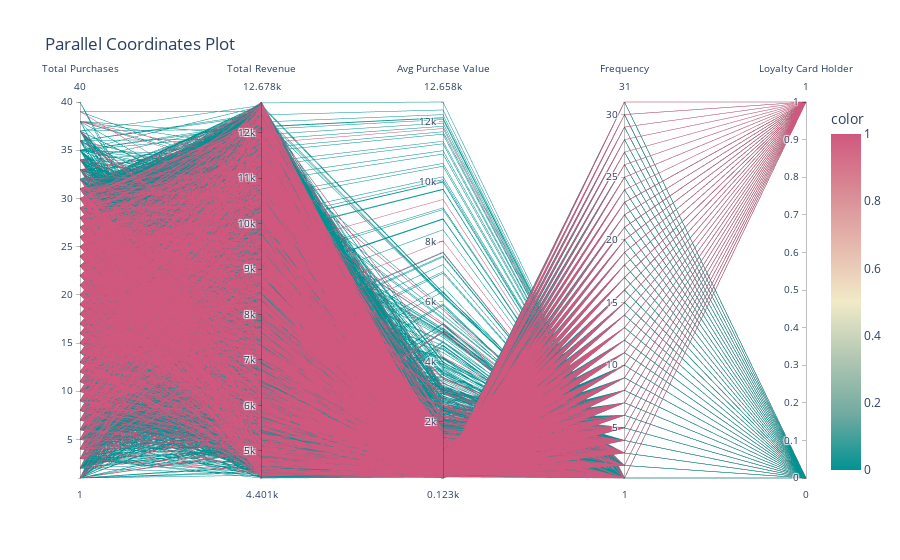

The notebook cell this image was saved under:
### Code cell
from pandas.plotting import parallel_coordinates
import plotly.express as px
x = df['hasloyaltycard'].replace({'no': 0, 'yes': 1})

fig = px.parallel_coordinates(
    df,
    dimensions=['totalpurchases', 'totalrevenue', 'avgpurchasevalue', 'frequency', x],
    color=x,
    color_continuous_scale=px.colors.diverging.Tealrose,
    labels={
        'totalpurchases': 'Total Purchases',
        'totalrevenue': 'Total Revenue',
        'avgpurchasevalue': 'Avg Purchase Value',
        'frequency': 'Frequency',
        'dimensions_4': 'Loyalty Card Holder'
    },
    title='Parallel Coordinates Plot'
)

fig.show()

### Figure 1 — Plotly figure (JSON) as saved in the notebook; plotly's stock layout.template omitted (floating-point values rounded to 4 significant figures; data arrays with more than 128 entries replaced by an {"elided": "..."} marker saying what was removed)
{"data": [{"dimensions": [{"label": "Total Purchases", "values": {"elided": "10000 int values"}}, {"label": "Total Revenue", "values": {"elided": "10000 int values"}}, {"label": "Avg Purchase Value", "values": {"elided": "10000 float values"}}, {"label": "Frequency", "values": {"elided": "10000 int values"}}, {"label": "Loyalty Card Holder", "values": {"elided": "10000 int values"}}], "domain": {"x": [0, 1], "y": [0, 1]}, "line": {"color": {"elided": "10000 int values"}, "coloraxis": "coloraxis"}, "name": "", "type": "parcoords"}], "layout": {"coloraxis": {"colorbar": {"title": {"text": "color"}}, "colorscale": [[0, "rgb(0, 147, 146)"], [0.1667, "rgb(114, 170, 161)"], [0.3333, "rgb(177, 199, 179)"], [0.5, "rgb(241, 234, 200)"], [0.6667, "rgb(229, 185, 173)"], [0.8333, "rgb(217, 137, 148)"], [1, "rgb(208, 88, 126)"]]}, "legend": {"tracegroupgap": 0}, "title": {"text": "Parallel Coordinates Plot"}}}
